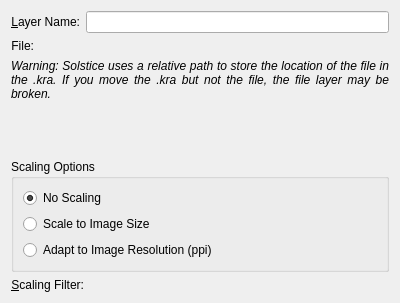
<?xml version="1.0" encoding="utf-8"?>
<ui version="4.0">
 <author>
    SPDX-FileCopyrightText: none
    SPDX-License-Identifier: GPL-3.0-or-later
  </author>
 <class>WdgDlgFileLayer</class>
 <widget class="QWidget" name="WdgDlgFileLayer">
  <property name="geometry">
   <rect>
    <x>0</x>
    <y>0</y>
    <width>400</width>
    <height>303</height>
   </rect>
  </property>
  <property name="sizePolicy">
   <sizepolicy hsizetype="Preferred" vsizetype="Preferred">
    <horstretch>0</horstretch>
    <verstretch>0</verstretch>
   </sizepolicy>
  </property>
  <property name="minimumSize">
   <size>
    <width>400</width>
    <height>0</height>
   </size>
  </property>
  <layout class="QVBoxLayout" name="verticalLayout">
   <item>
    <layout class="QFormLayout" name="formLayout">
     <item column="0" row="0">
      <widget class="QLabel" name="label">
       <property name="text">
        <string>&amp;Layer Name:</string>
       </property>
       <property name="alignment">
        <set>Qt::AlignRight|Qt::AlignTrailing|Qt::AlignVCenter</set>
       </property>
       <property name="buddy">
        <cstring>txtLayerName</cstring>
       </property>
      </widget>
     </item>
     <item column="1" row="0">
      <widget class="QLineEdit" name="txtLayerName"/>
     </item>
     <item column="0" row="1">
      <widget class="QLabel" name="label_2">
       <property name="text">
        <string>File:</string>
       </property>
       <property name="alignment">
        <set>Qt::AlignRight|Qt::AlignTrailing|Qt::AlignVCenter</set>
       </property>
       <property name="buddy">
        <cstring>txtLayerName</cstring>
       </property>
      </widget>
     </item>
     <item column="1" row="1">
      <widget class="KisFileNameRequester" name="wdgUrlRequester" native="true"/>
     </item>
    </layout>
   </item>
   <item>
    <widget class="QLabel" name="lblWarning">
     <property name="sizePolicy">
      <sizepolicy hsizetype="Preferred" vsizetype="MinimumExpanding">
       <horstretch>0</horstretch>
       <verstretch>0</verstretch>
      </sizepolicy>
     </property>
     <property name="baseSize">
      <size>
       <width>0</width>
       <height>0</height>
      </size>
     </property>
     <property name="font">
      <font>
       <pointsize>9</pointsize>
       <italic>true</italic>
      </font>
     </property>
     <property name="text">
      <string>&lt;html&gt;&lt;head/&gt;&lt;body&gt;&lt;p&gt;Warning: Solstice uses a relative path to store the location of the file in the .kra. If you move the .kra but not the file, the file layer may be broken.&lt;/p&gt;&lt;/body&gt;&lt;/html&gt;</string>
     </property>
     <property name="textFormat">
      <enum>Qt::AutoText</enum>
     </property>
     <property name="scaledContents">
      <bool>false</bool>
     </property>
     <property name="alignment">
      <set>Qt::AlignJustify|Qt::AlignTop</set>
     </property>
     <property name="wordWrap">
      <bool>true</bool>
     </property>
    </widget>
   </item>
   <item>
    <widget class="QGroupBox" name="grpScalingOptions">
     <property name="sizePolicy">
      <sizepolicy hsizetype="Preferred" vsizetype="Preferred">
       <horstretch>0</horstretch>
       <verstretch>0</verstretch>
      </sizepolicy>
     </property>
     <property name="title">
      <string>Scaling Options</string>
     </property>
     <layout class="QGridLayout" name="gridLayout">
      <item column="0" row="0">
       <widget class="QRadioButton" name="radioDontScale">
        <property name="text">
         <string>No Scaling</string>
        </property>
        <property name="checked">
         <bool>true</bool>
        </property>
       </widget>
      </item>
      <item column="0" row="1">
       <widget class="QRadioButton" name="radioScaleToImageSize">
        <property name="text">
         <string>Scale to Image Size</string>
        </property>
       </widget>
      </item>
      <item column="0" row="2">
       <widget class="QRadioButton" name="radioScalePPI">
        <property name="text">
         <string>Adapt to Image Resolution (ppi)</string>
        </property>
       </widget>
      </item>
     </layout>
    </widget>
   </item>
   <item>
    <layout class="QFormLayout" name="formLayout_2">
     <item column="0" row="0">
      <widget class="QLabel" name="label_3">
       <property name="text">
        <string>&amp;Scaling Filter:</string>
       </property>
       <property name="alignment">
        <set>Qt::AlignRight|Qt::AlignTrailing|Qt::AlignVCenter</set>
       </property>
       <property name="buddy">
        <cstring>cmbFilter</cstring>
       </property>
      </widget>
     </item>
     <item column="1" row="0">
      <widget class="KisCmbIDList" name="cmbFilter" native="true">
       <property name="sizePolicy">
        <sizepolicy hsizetype="Preferred" vsizetype="Preferred">
         <horstretch>0</horstretch>
         <verstretch>0</verstretch>
        </sizepolicy>
       </property>
      </widget>
     </item>
    </layout>
   </item>
  </layout>
 </widget>
 <customwidgets>
  <customwidget>
   <class>KisFileNameRequester</class>
   <extends>QWidget</extends>
   <header location="global">kis_file_name_requester.h</header>
   <container>1</container>
  </customwidget>
  <customwidget>
   <class>KisCmbIDList</class>
   <extends></extends>
   <header>widgets/kis_cmb_idlist.h</header>
  </customwidget>
 </customwidgets>
 <resources/>
 <connections/>
</ui>
